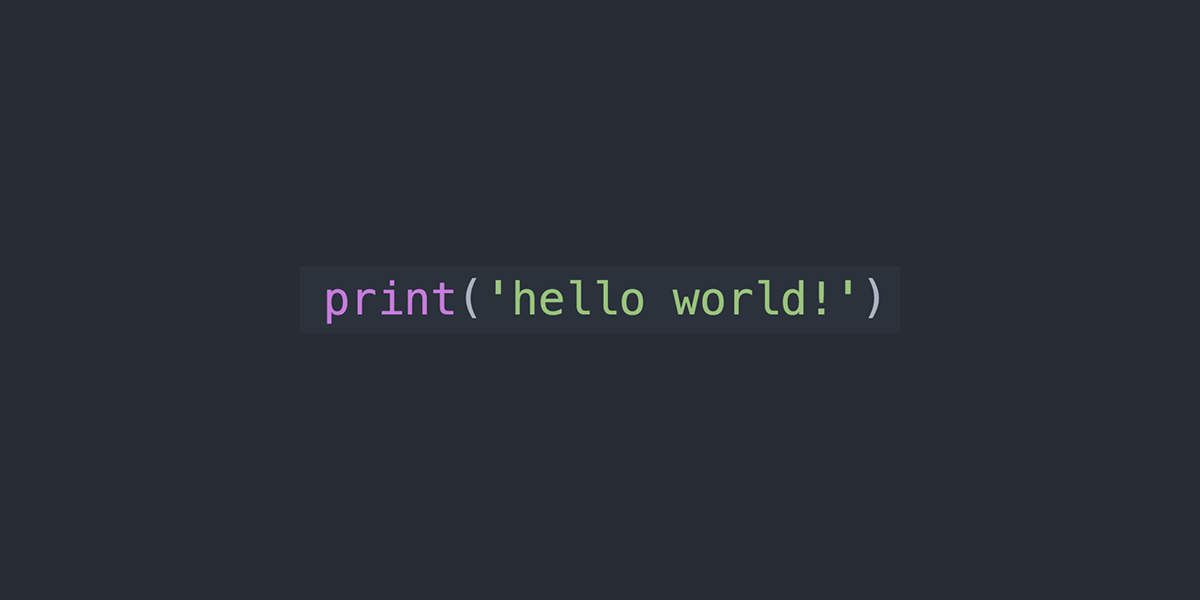
#> input picture Part I/data/hello_world.png, 1200 x 600 px
$ jupyter execute L01_basic_image_manipulation.ipynb   (text cells are left out)
#> lines starting #> are read from the running program, lines starting #| are printed output that depends on the picture; after the words box and inside, x2 and y2 are one past the last pixel; in counts of white or black regions, pixels touching at a corner belong together; pictures that were not available may be replaced by others from this repository, and a replacement may not be noted
[cell 1]
import matplotlib.pyplot as plt
import numpy as np
import cv2 as cv

plt.style.use('seaborn-paper')
plt.rc('font', family='serif')

[cell 2]
img = cv.imread('data/hello_world.png')
#> img is the input picture: shape (600, 1200, 3); mean B, G, R 53, 45.1, 41

[cell 3]
img = cv.cvtColor( src = img, code = cv.COLOR_BGR2RGB )

[cell 4]
plt.figure( facecolor = '#FFFFFF' )
plt.axes().set_facecolor('#FFFFFF')
plt.imshow(img)

[cell 5]
img = cv.imread('data/hello_world.png')
plt.figure( facecolor = '#FFFFFF' )
plt.axes().set_facecolor('#FFFFFF')
plt.imshow(img)

[cell 6]
img = cv.imread('data/uxmal.jpg')
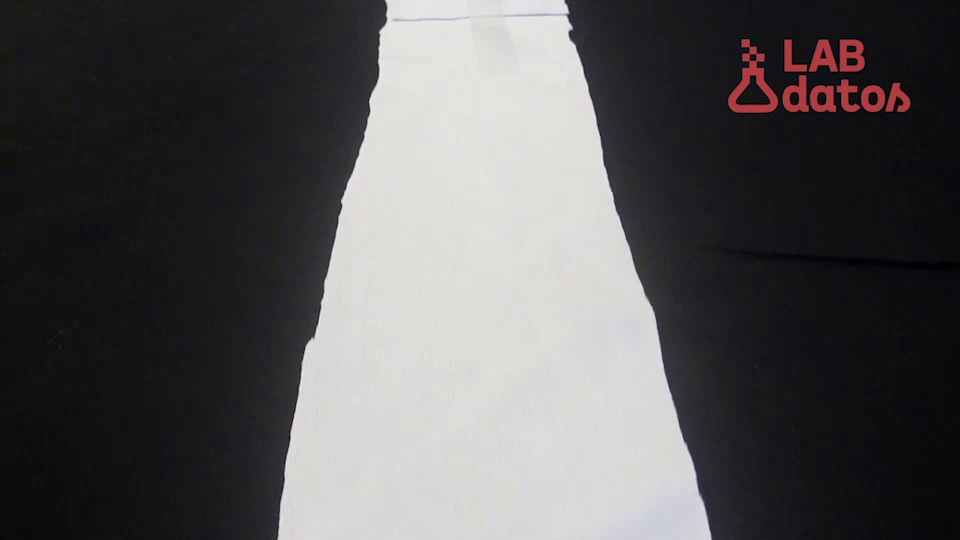
#> input picture Part I/data/test_image.jpg, 960 x 540 px, given in place of uxmal.jpg, which was not available
#> img is the input picture: shape (540, 960, 3); mean B, G, R 87.6, 86.8, 87.8

plt.figure( facecolor = '#FFFFFF' )
plt.axes().set_facecolor('#FFFFFF')
plt.title('Original image', size = 15, pad = 10)
plt.imshow(img)

[cell 7]
#convert the color
img_gray = cv.cvtColor(src = img, code = cv.COLOR_BGR2GRAY)

#display the image
plt.figure( facecolor = '#FFFFFF' )
plt.axes().set_facecolor('#FFFFFF')
plt.imshow(img_gray)

[cell 8]
img_gray

[cell 9]
plt.figure( facecolor = '#FFFFFF' )
plt.axes().set_facecolor('#FFFFFF')

plt.title('Uxmal in gray scale', size = 15, pad = 10)
plt.imshow(img_gray, cmap = 'gray' )

[cell 10]
plt.figure( facecolor = '#FFFFFF' )
plt.axes().set_facecolor('#FFFFFF')

plt.title('cmap = \' RdPu_r \' ', size = 15, pad = 10)
plt.imshow(img_gray, cmap = 'RdPu_r' )

[cell 11]
plt.figure( facecolor = '#FFFFFF' )
plt.axes().set_facecolor('#FFFFFF')

plt.title('Original image', size = 15, pad = 10)

plt.imshow(img)

[cell 12]
img_rgb = cv.cvtColor( src = img, code = cv.COLOR_BGR2RGB )

plt.figure( facecolor = '#FFFFFF' )
plt.axes().set_facecolor('#FFFFFF')
plt.title('Image in RGB channel', size = 15, pad = 10)
plt.imshow(img_rgb)

[cell 13]
img_rgb[ :500, :3000, : ] = [239, 134, 143]
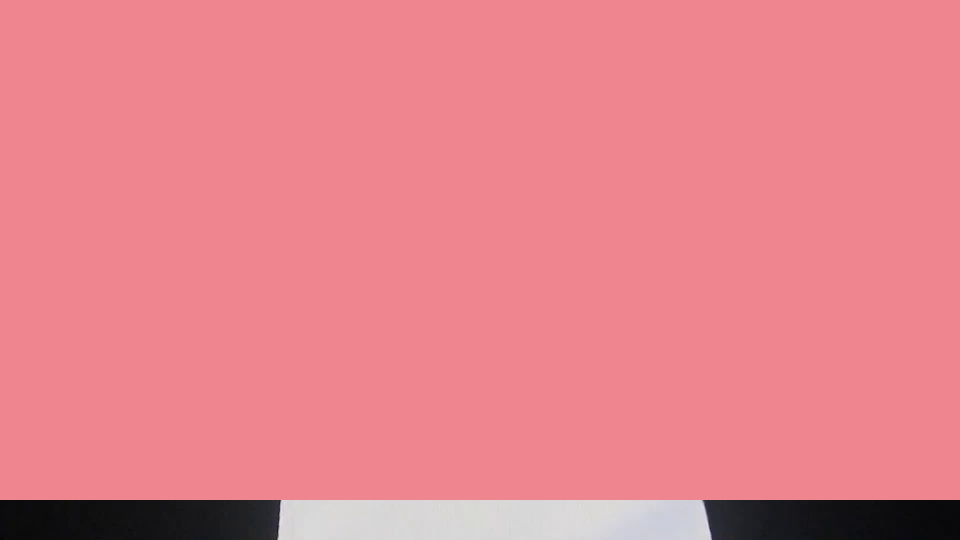
#> img_rgb: shape (540, 960, 3); mean R, G, B 229.2, 132, 140.5

plt.figure( facecolor = '#FFFFFF' )
plt.axes().set_facecolor('#FFFFFF')
plt.title('Image in RGB channel (modified section)',
          size = 15,
          pad = 10
         )
plt.imshow(img_rgb)

[cell 14]
half_img = img_rgb[ :2500, :4000, : ]

plt.figure( facecolor = '#FFFFFF' )
plt.axes().set_facecolor('#FFFFFF')
plt.title('Half image in RGB channel (modified section)',
          size = 15,
          pad = 10
         )
plt.imshow(half_img)

[cell 15]
img_meanBlur = cv.blur( src = img_gray,
                       ksize = (10,10) #kernel size
                      )
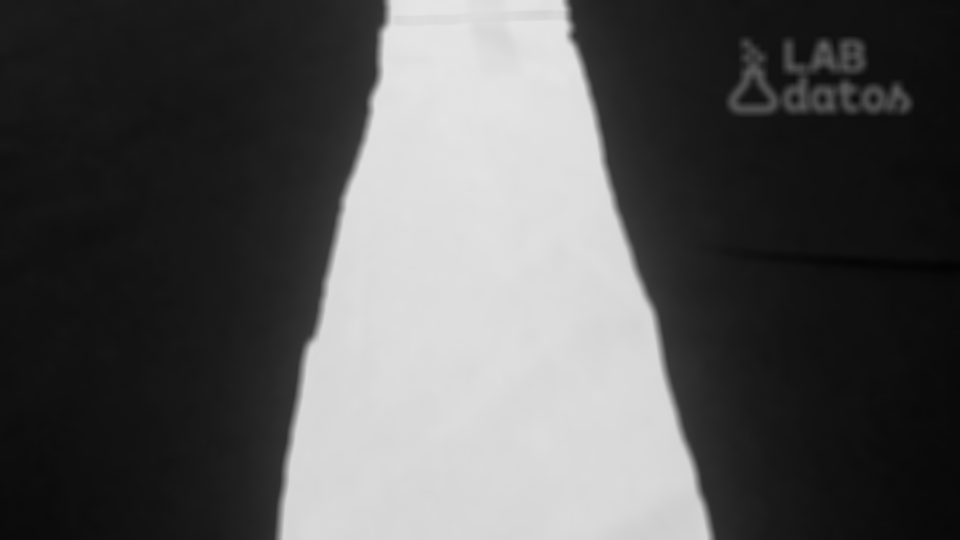
#> img_meanBlur: shape (540, 960); min 2, max 229, mean 87.1
img_medianBlur = cv.medianBlur( img_gray,
                               ksize = 23 #kernel size
                              )
img_gaussianBlur = cv.GaussianBlur( src = img_gray,
                                   ksize = (7,7), #kernel size
                                   sigmaX = 1, #standar deviation 𝜎x
                                   sigmaY = 1 #standar deviation 𝜎y
                                  )

[cell 16]
plt.figure(figsize= (15, 25), facecolor = '#FFFFFF')
plt.axes().set_facecolor('#FFFFFF')
plt.title('Median filter in greyscale image',
          size = 25,
          pad = 15
         )
plt.imshow(img_medianBlur, cmap = 'gray')

[cell 17]
#using img_medianBlur
thr, img_thr = cv.threshold( img_medianBlur,
                            150, #Threshold
                            255, #maxval
                            cv.THRESH_BINARY #type of threshold
                           )
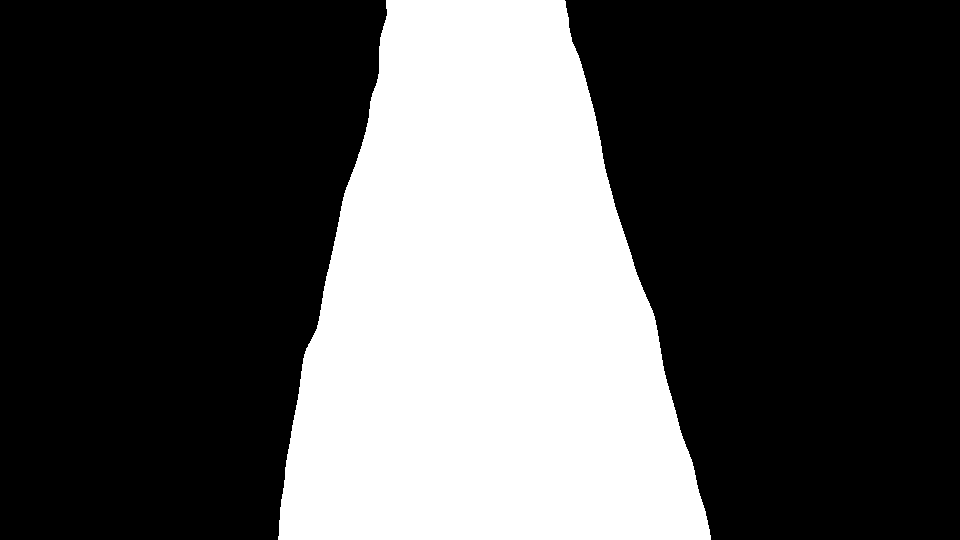
#> img_thr: shape (540, 960); 32% white; 1 white region, box (x1, y1, x2, y2) and area: (278, 0, 711, 540) 165973

plt.figure( facecolor = '#FFFFFF' )
plt.axes().set_facecolor('#FFFFFF')

plt.title('Median filter in gray scale image with \n threshold = 150',
          size = 15,
          pad = 10
         )
plt.imshow(img_thr, cmap= 'gray')

[cell 18]
#reduction of the dimension by 98%
ratio = 0.02
height, width = img.shape[0], img.shape[1]
#> height = 540; width = 960

img_r = cv.resize( img_thr,
                  ( int(width*ratio), int(height*ratio) ), #new dimensions
                  interpolation = cv.INTER_NEAREST
                 )

plt.figure( facecolor = '#FFFFFF' )
plt.axes().set_facecolor('#FFFFFF')
plt.title ( 'Reduced image by 98%', size = 15, pad = 10)
plt.imshow(img_r, cmap = 'gray')
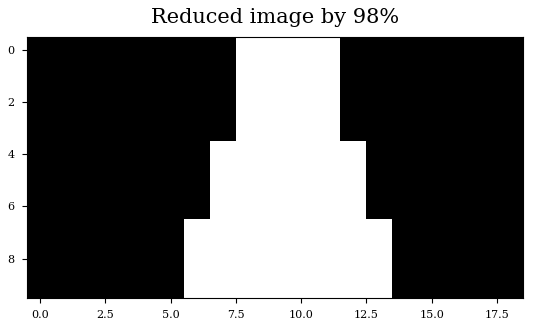
#> figure drawn by matplotlib, 1 panel

[cell 19]
#read/load image
img = cv.imread('data/uxmal.jpg')

#change BGR -> RGB
img_rgb = cv.cvtColor( img,cv.COLOR_BGR2RGB)

#gray scale convertion
img_gray = cv.cvtColor( img,
                       code = cv.COLOR_BGR2GRAY
                      )

#median filter
img_medianBlur = cv.medianBlur( img_gray,
                               ksize = 23
                              )

#applying threshold
thr, img_thr = cv.threshold( img_medianBlur,
                            150,
                            255,
                            cv.THRESH_BINARY
                           )

#resize image
ratio = 0.02
alto, ancho, canales = img.shape
#> alto = 540; ancho = 960; canales = 3

img_r = cv.resize( img_thr,
                  ( int(ancho*ratio), int(alto*ratio) ),
                  interpolation = cv.INTER_NEAREST
                 )

#plot the results
plt.figure( figsize = (15, 8), facecolor = '#FFFFFF' )
plt.axes().set_facecolor('#FFFFFF')

#original image
plt.subplot( 2, 3 , 1 )
plt.title( 'Original image (BGR channel)')
plt.imshow(img)

#RGB image
plt.subplot( 2, 3 , 2 )
plt.title( 'Uxmal in RGB channel')
plt.imshow(img_rgb)

#gray scale image
plt.subplot( 2, 3 , 3 )
plt.title( 'B/W Uxmal')
plt.imshow(img_gray, cmap = 'gray')

#image with medina filter
plt.subplot( 2, 3 , 4 )
plt.title( 'B/W + median filter')
plt.imshow(img_medianBlur, cmap = 'gray')

#threshold
plt.subplot( 2, 3 , 5 )
plt.title( 'B/W + median filter + threshold(=150)')
plt.imshow(img_thr, cmap = 'gray')

#resized image
plt.subplot( 2, 3 , 6 )
plt.title( 'Smaller image')
plt.imshow(img_r, cmap = 'gray')
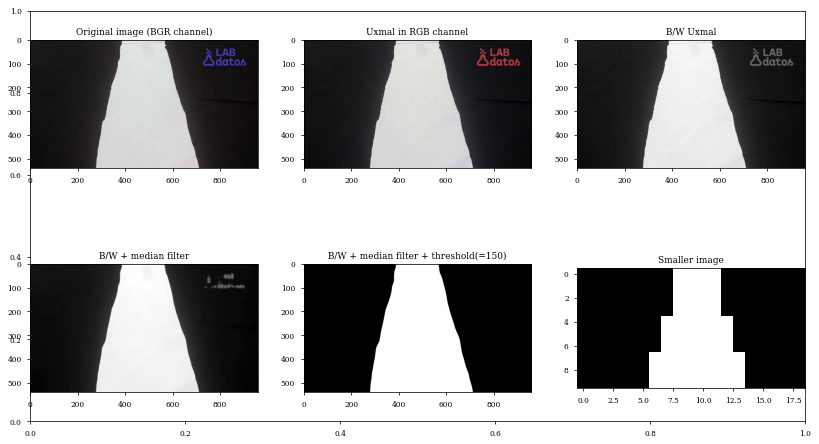
#> figure drawn by matplotlib, 6 panels; B, G, R data is drawn as R, G, B

[cell 20]
road = cv.imread('data/road.jpg')
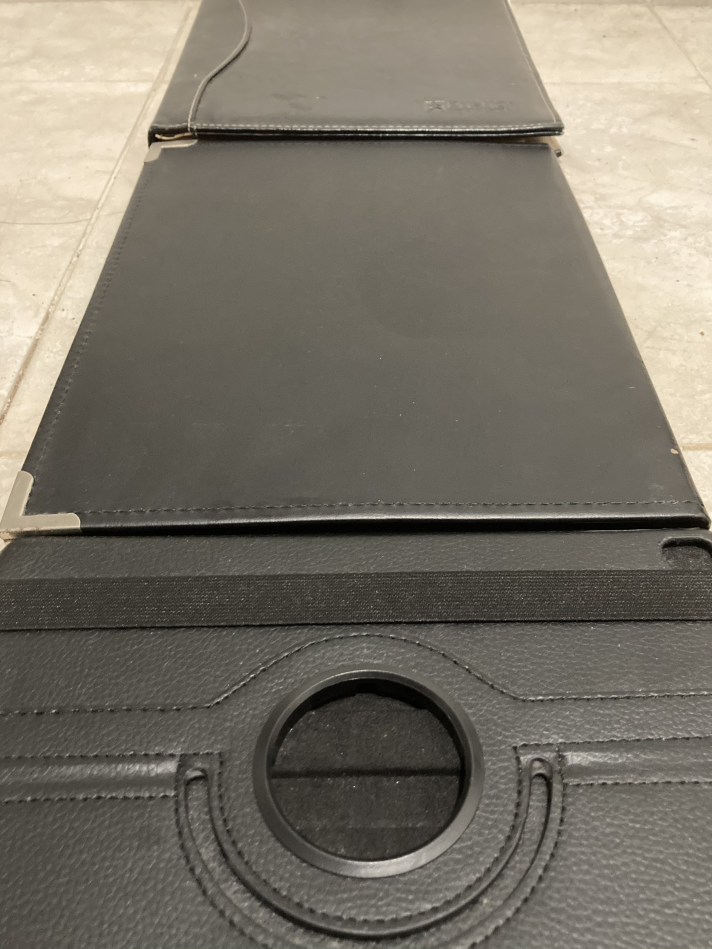
#> input picture Part I/data/road.jpg, 2846 x 3794 px (shown at 1/4 size)
#> road is the input picture: shape (3794, 2846, 3); mean B, G, R 104.5, 115.9, 121.6
plt.figure(facecolor='white')
ax = plt.axes()
ax.set_facecolor('white')
plt.imshow(road)

[cell 21]
#load image
road = cv.imread('data/road.jpg')

#cambiar a escala de grises
road_gray = cv.cvtColor( src = road, code = cv.COLOR_BGR2GRAY )
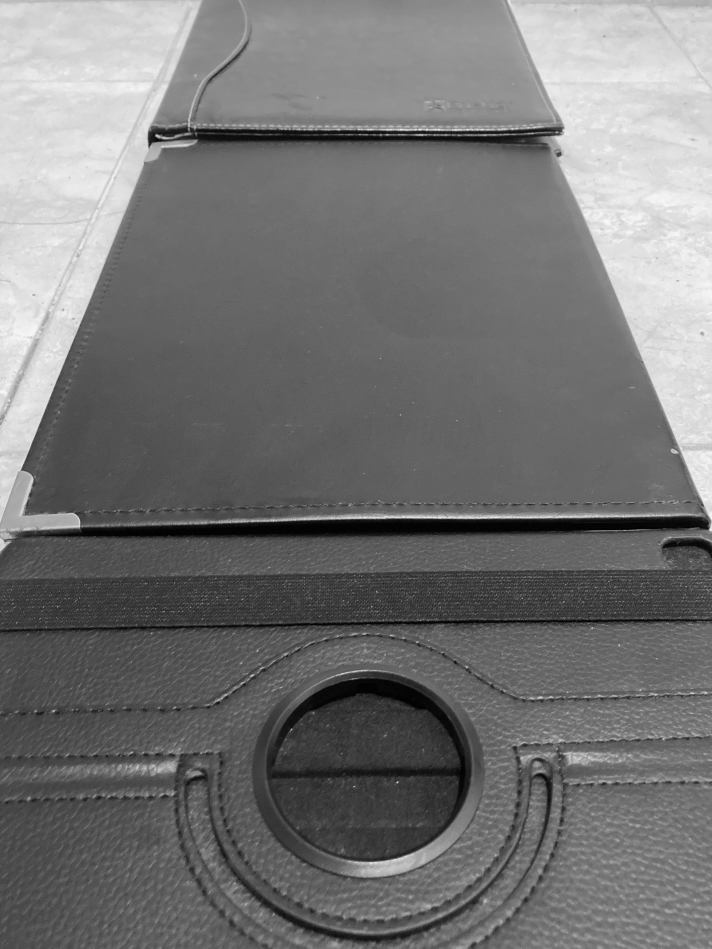
#> road_gray: shape (3794, 2846) (shown at 1/4 size); min 0, max 254, mean 116.3

#aplicar filtro gaussiano
road_gaussianBlur = cv.GaussianBlur( src = road_gray,
                                    ksize = (33,33),
                                    sigmaX = 1,
                                    sigmaY = 1
                                    )

#aplicar el thresholding
thr, road_thr = cv.threshold( road_gaussianBlur,
                             200, #Threshold
                             255, #maxval
                             cv.THRESH_BINARY #type of threshold
                             )
#> road_thr: shape (3794, 2846); 15.6% white; 154 white regions (91 under 20 px), largest, box (x1, y1, x2, y2) and area: (2030, 0, 2846, 2080) 850289, (0, 3, 800, 2089) 826554, (78, 1907, 133, 2063) 1157
#change dimensions
ratio = 0.033
height, width = road_thr.shape
#> height = 3794; width = 2846

road_r = cv.resize( road_thr,
                   ( int(width*ratio), int(height*ratio) ),
                   interpolation = cv.INTER_NEAREST
                  )
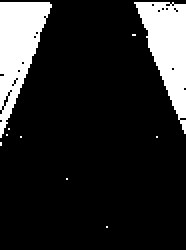
#> road_r: shape (125, 93) (shown 2 times larger); 15.5% white; 10 white regions (8 under 20 px), largest, box (x1, y1, x2, y2) and area: (0, 1, 26, 69) 917, (67, 1, 93, 67) 877


plt.figure( figsize = (15,13), facecolor = '#FFFFFF' )
plt.axes().set_facecolor('#FFFFFF')

plt.subplot( 2, 3, 1 )
plt.title('Original image', size = 15, pad = 10)
plt.imshow( road )

plt.subplot( 2, 3, 2 )
plt.title('B/W road', size = 15, pad = 10)
plt.imshow( road_gray, cmap = 'gray' )

plt.subplot( 2, 3, 3 )
plt.title('B/W road + Gaussian filter', size = 15, pad = 10)
plt.imshow( road_gaussianBlur, cmap = 'gray' )

plt.subplot( 2, 3, 4 )
plt.title('B/W road + Gaussian filter + thresholding', size = 15, pad = 10)
plt.imshow( road_thr, cmap = 'gray' )

plt.subplot( 2, 3, 5 )
plt.title('Smaller road', size = 15, pad = 10)
plt.imshow( road_r, cmap = 'gray' )
#> figure, not shown here; B, G, R data is drawn as R, G, B
